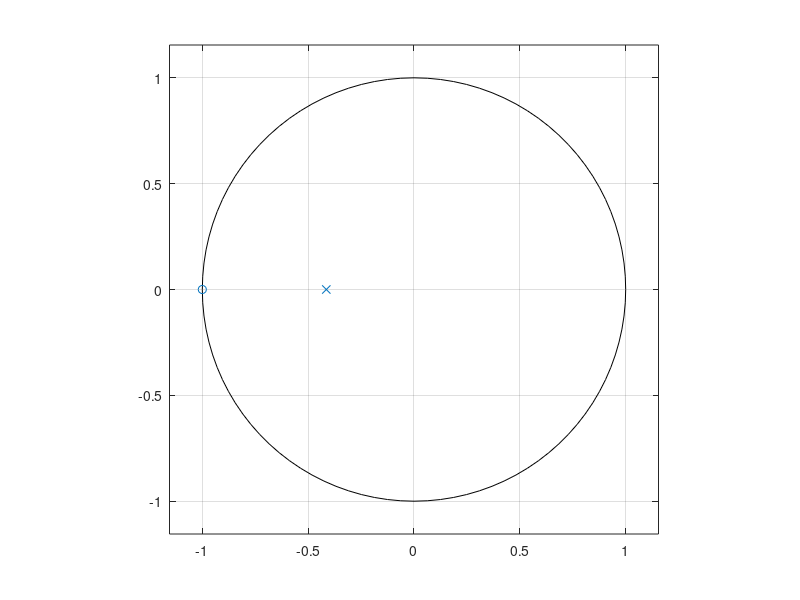

Source code (MATLAB):
#============================================================================
# Daniel J. Greenhoe
# GNU Ocatave file
# 1st order low pass filter design
#
#         a + bz^{-1}
# H(z) = -------------
#         1 + cz^{-1}
#                                                      _____
#     |    |           ( a + be^{-ipi})    a - b      |     |
# 0 = |H(z)|         = (--------------) = ------- ==> | a=b |
#     |    |z=e^{ipi}  ( 1 + ce^{-ipi})    1 - c      |_____|
#                                                                  _________
#     |    |           ( a + be^{-i0})    a + b                   |    c+1  |
# 1 = |H(z)|         = (-------------) = -------  ==> a+b=1+c ==> |a = ---- |
#     |    |z=e^{i0}   ( 1 + ce^{-i0})    1 + c                   |     2   |
#                                                                 |_________|
# Let v be the corner frequency
#
#  1    |    |2                   |           ( a + be^{-iv})( a + be^{-iv})*
# --- = |H(z)|         = H(z)H*(z)|         = (-------------)(-------------)
#  2    |    |z=e^{iv}            |z=e^{iv}   ( 1 + ce^{-iv})( 1 + ce^{-iv})
#
#       ( a + be^{-iv})( a + be^{iv})    a^2 + abe^{iv} + abe^{-iv} + b^2
#     = (-------------)(------------) = ----------------------------------
#       ( 1 + ce^{-iv})( 1 + ce^{iv})    1   + ce^{iv}  +  ce^{-iv} + c^2
#     
#        a^2 + 2ab cos(v) + b^2     a^2 + 2a^2 cos(v) + a^2 
#     = ------------------------ = ------------------------
#        1   + 2c  cos(v) + c^2     1   + 2c  cos(v) + c^2 
#    
#        2a^2 [1 + cos(v)]        2[(c+1)/2]^2 [1 + cos(v)]      
#     = ---------------------- = -------------------------- 
#        c^2  + 2c  cos(v) + 1    c^2  + 2c  cos(v) + 1     
#    
#        1     (c+1)^2 [1 + cos(v)]      
#     = --- -------------------------- 
#        2   c^2  + 2c  cos(v) + 1     
#    
# ==> c^2  + 2c cos(v) + 1 = (c+1)^2 [1 + cos(v)]      
# ==> c^2[1-1-cos(v)] + c[2cos(v)-2-2cos(v)] + [1-1-cos(v)] = 0
# ==> c^2[-cos(v)] + c[-2] + [-cos(v)] = 0
# ==> c^2[cos(v)] + 2c  -cos(v) = 0
#    
#         -2 +/- sqrt[4 - 4cos^2(v)]    -1 +/- sqrt[1 - 1cos^2(v)] 
# ==> c = --------------------------- = ---------------------------    
#                  2cos(v)                        cos(v)           
#                                   _________________
#         -1 +/- sqrt[sin^2(v)]    | -1 +/- sin(v)  |
#       = ---------------------- = | -------------- |
#                   cos(v)         |     cos(v)     |     
#                                  |________________|
#
# Note: In (-1 +/- sin(v)), consider using + for a pole inside the unit circle
#============================================================================
#---------------------------------------
# packages                              |
#---------------------------------------
pkg load signal
#---------------------------------------
# parameters                            |
#---------------------------------------
fc=0.75   % corner frequency: 0 <= fc <= 1 <-- corresponds to Fs/2 
N =1000   % number of data points
wc=fc*pi  % corner frequency: 0 <= wc <= pi
#---------------------------------------
# calculate coefficients (a,b,c)        |       
#           B(z)     a + bz^{-1}        |
#   H(z) = ------ = -------------       |
#           A(z)     1 + cz^{-1}        |
#---------------------------------------
 c  = (-1+sin(wc))/cos(wc);
 a  = (c+1)/2
 b  = a       
 Bz = [a b]  
 Az = [1 c]  
#---------------------------------------
# calculate impulse response            |
#           a + be^{-iw}                |
#   H(w) = -------------                |
#           1 + ce^{-iw}                |
#---------------------------------------
 [H,w]=freqz(Bz,Az,N);
#---------------------------------------
# Generate plots                        |
#---------------------------------------
plot(w/pi,abs(H));
pause();
zplane(Bz,Az);